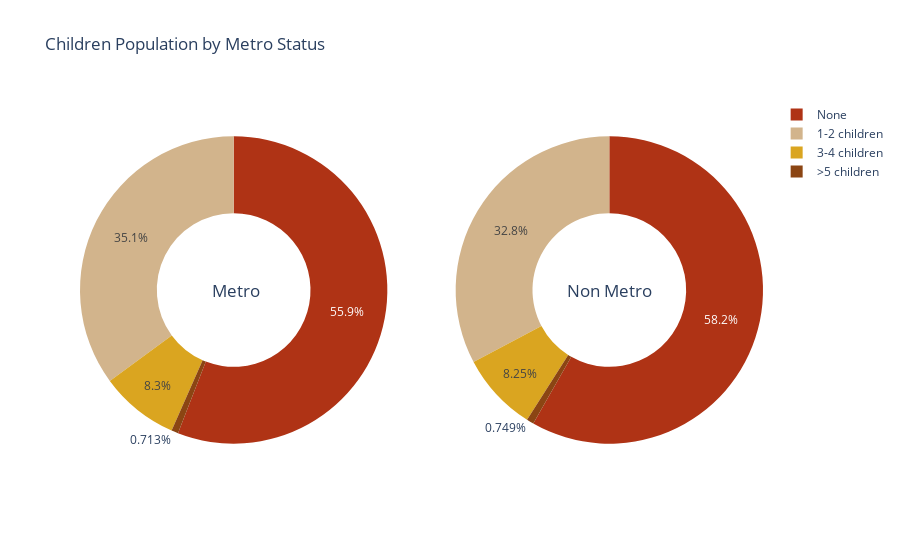

The notebook cell saved with this chart:
### Code cell
#Donut 1
## dataframe creation - for plotting
plotdfDP1 = df.groupby(["MetroGrp", "ChildNumGrp"], as_index=False)["TUCASEID"].count()
mdf = plotdfDP1[plotdfDP1['MetroGrp'] == "Metro"] \
                         .sort_values(by=['ChildNumGrp'])[['ChildNumGrp', 'TUCASEID']]

nmdf = plotdfDP1[plotdfDP1['MetroGrp'] == "NonMetro"] \
                            .sort_values(by=['ChildNumGrp'])[['ChildNumGrp', 'TUCASEID']]

# #get unique values from the just created pandas dataframes and store them in an array
labels_metro_children_population = mdf['ChildNumGrp']
labels_nonmetro_children_population = nmdf['ChildNumGrp']

# # get all the counts from the created pandas dataframes and store them in an array
values_metro_children_population = mdf['TUCASEID']
values_nonmetro_children_population = nmdf['TUCASEID']
print(nmdf)
## Creating two pie charts

# Create subplots: use 'domain' type for Pie subplot
fig = make_subplots(rows=1, 
                    cols=2, 
                    specs=[[{'type':'domain'}, {'type':'domain'}]])

# create an array of colors which will be custom colors to the plot
cafe_colors =  [
                'rgb(210,180,140)',
                'rgb(218,165,32)', 
                'rgb(139,69,19)',
                'rgb(175, 51, 21)', 
                'rgb(35, 36, 21)', 
                'rgb(188,143,143)'
               ]

# crate traces to specify the various properties of the first pie chart subplot
fig.add_trace(go.Pie(labels = labels_metro_children_population,
                     values = values_metro_children_population, 
                     name = "Metro Children Distribution", 
                     marker_colors = cafe_colors),
               1, 1)

# crate traces to specify the various properties of the second pie chart subplot
fig.add_trace(go.Pie(labels = labels_nonmetro_children_population, 
                     values = values_nonmetro_children_population, 
                     name="NonMetro Children Distribution", 
                     marker_colors = cafe_colors),
              1, 2)

# Use `hole` to create a donut-like pie chart
fig.update_traces(hole=.5, 
                  hoverinfo="label+value+percent+name")

#adabt layout of the chart for reability
fig.update_layout(
    title_text="Children Population by Metro Status",
    # Add annotations in the center of the donut pies.
    annotations=[dict(text = 'Metro', 
                         x = 0.19, 
                         y = 0.5, 
                         font_size = 17, 
                         showarrow = False),
                 
                 dict(text = 'Non Metro', 
                         x = 0.84, 
                         y = 0.5, 
                         font_size = 17, 
                         showarrow = False)])
fig.show()
fig.write_html("2d1.html")

### Figure 1 — Plotly figure (JSON) as saved in the notebook; plotly's stock layout.template omitted (floating-point values rounded to 4 significant figures)
{"data": [{"domain": {"x": [0, 0.45], "y": [0, 1]}, "hole": 0.5, "hoverinfo": "label+value+percent+name", "labels": ["1-2 children", "3-4 children", ">5 children", "None"], "marker": {"colors": ["rgb(210,180,140)", "rgb(218,165,32)", "rgb(139,69,19)", "rgb(175, 51, 21)", "rgb(35, 36, 21)", "rgb(188,143,143)"]}, "name": "Metro Children Distribution", "type": "pie", "values": [57888, 13694, 1177, 92238]}, {"domain": {"x": [0.55, 1], "y": [0, 1]}, "hole": 0.5, "hoverinfo": "label+value+percent+name", "labels": ["1-2 children", "3-4 children", ">5 children", "None"], "marker": {"colors": ["rgb(210,180,140)", "rgb(218,165,32)", "rgb(139,69,19)", "rgb(175, 51, 21)", "rgb(35, 36, 21)", "rgb(188,143,143)"]}, "name": "NonMetro Children Distribution", "type": "pie", "values": [10754, 2709, 246, 19119]}], "layout": {"annotations": [{"font": {"size": 17}, "showarrow": false, "text": "Metro", "x": 0.19, "y": 0.5}, {"font": {"size": 17}, "showarrow": false, "text": "Non Metro", "x": 0.84, "y": 0.5}], "title": {"text": "Children Population by Metro Status"}}}
